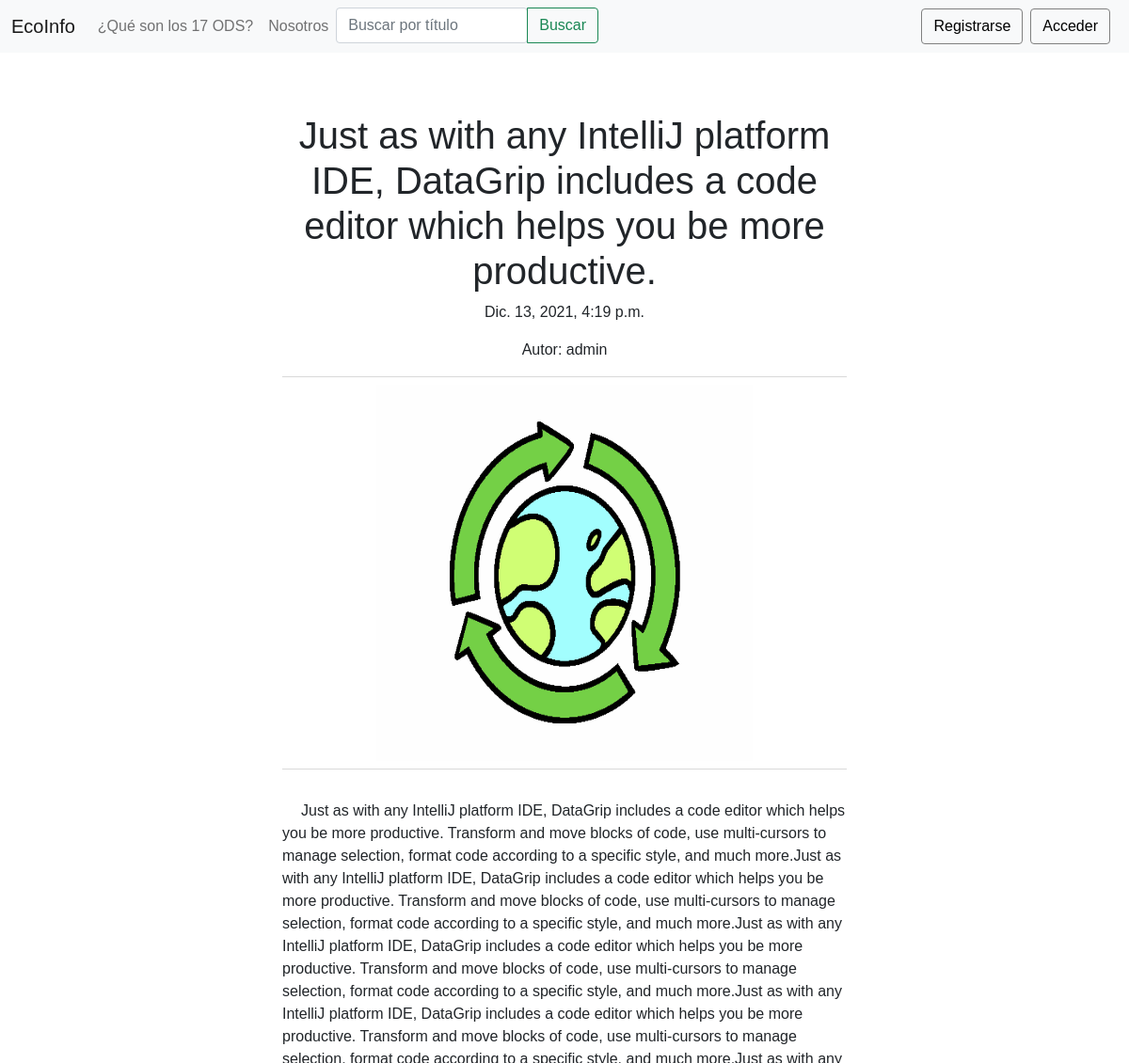
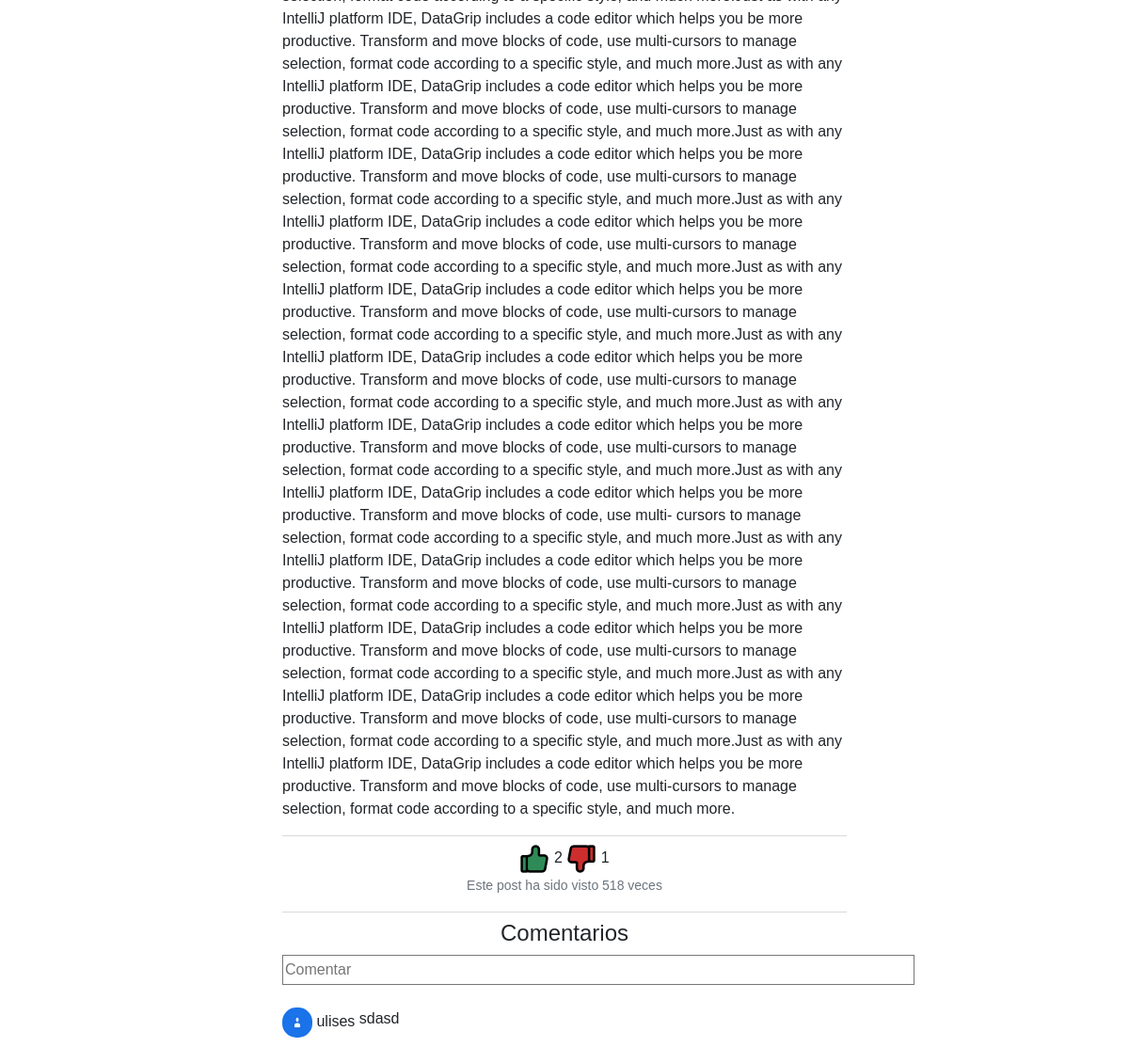
The page /leer_posteo/10 on the database its author committed (2 pictures, top to bottom).
### feed/models.py (models this page shows, shortened)
class post(models.Model):
    posteador = models.ForeignKey(User, on_delete=models.CASCADE, null=True)
    titulo = models.CharField(max_length=100)
    contenido = models.TextField()
    pre_contenido = models.TextField()
    categoria = models.ForeignKey(categoria, on_delete=models.CASCADE,  default=1, null=False)
    creado_en = models.DateTimeField(auto_now_add=True)
    actualizado_en = models.DateTimeField(auto_now=True)
    me_gusta = models.IntegerField(default=0)
    no_megusta = models.IntegerField(default=0)
    imagen = models.FileField(upload_to='imagenes_posts', default='post_default.jpg')
    visitas = models.IntegerField(default=0)

class usuario(models.Model):
    id = models.AutoField(primary_key=True)
    usuario_fk = models.OneToOneField(User, on_delete=models.CASCADE)
    tipo_usuario = models.ForeignKey(tipo_usuario, on_delete=models.CASCADE, null=False)
    foto= models.FileField(upload_to='fotos_perfil', default='foto_default.jpg')
    def __str__(self):
        return self.usuario_fk.username

class comentario(models.Model):
    post = models.ForeignKey(post, on_delete=models.CASCADE)
    comentador = models.ForeignKey(User, on_delete=models.CASCADE, null=True)
    nombre_comentador = models.CharField(max_length=50, null=True)
    contenido = models.TextField()
    creado_en = models.DateTimeField(auto_now_add=True)
    actualizado_en = models.DateTimeField(auto_now=True)
    aprobado = models.BooleanField(default=False)

### feed/views.py (the view)
# urls.py: path('leer_posteo/<id>',views.leer_posteo, name='leer_posteo'),
def leer_posteo(request,id):
    un_posteo=post.objects.get(id=id)
    un_posteo.visitas += 1
    un_posteo.save()
    comentarios_del_posteo = comentario.objects.filter(post_id=id,aprobado=True).order_by('creado_en').reverse()
    usuarios_user = User.objects.filter(id__in=comentarios_del_posteo.values('comentador_id'))
    usuarios = usuario.objects.filter(usuario_fk_id__in=usuarios_user.values('id'))
    print(usuarios)
    contexto = {'un_posteo':un_posteo,'comentarios_del_posteo':comentarios_del_posteo,'usuarios':usuarios}
    return render(request,"leer_post.html",contexto)

### feed/templates/leer_post.html (shortened to what this page needs)
{% extends "base.html" %}
{% block content %}
<div>
<div class="leer_post">
    <br><br><br><br><br>
    {% if un_posteo %}
    <h1>{{ un_posteo.titulo }}</h1>
    <p>{{ un_posteo.creado_en }}</p>
    <p>Autor: {{ un_posteo.posteador }}</p>
    <div class="dropdown-divider"></div>
    <img src="{{un_posteo.imagen.url}}" alt="" style="width: 25rem; height: 25rem;">
    <br>
    <div class="dropdown-divider"></div>
    <br>
    <p style="text-align:left; text-indent: 20px;" >{{ un_posteo.contenido }}</p>
    <div class="dropdown-divider"></div>
    <a  href="{%url 'reaccionar' id=un_posteo.id reac='mg' %}">
        <img src="/static/img/me_gusta_true.png" alt="" style="width: 2rem; height: 2rem;"> </a>
         {{un_posteo.me_gusta}}
    <a  href="{%url 'reaccionar' id=un_posteo.id reac='nmg' %}">
         <img src="/static/img/no_megusta_true.png" alt="" style="width: 2rem; height: 2rem;"> </a>
         {{un_posteo.no_megusta}}
    <p class="card-text"><small class="text-muted">Este post ha sido visto {{ un_posteo.visitas }} veces</small></p>
    <div class="dropdown-divider"></div>
    <h4>Comentarios</h4>
    <div  style=" text-align:left; border-width: 1px;" >
    <form action="{% url 'crear_comentario' id=un_posteo.id %}">
        <div class="form-group" >
        <input clase="form-control" type="text"  id="txtcontenido" name="txtcontenido" placeholder="Comentar" style=" width: 42rem; height: 2rem; border-style: solid; border-width: 1px ;" >
        </div>
    </form>
    <br>
    <div id="global_comentarios">
    <div id="mensajes">
    {% for un_comentario in comentarios_del_posteo %}
        <div class="box01">
            {% for usuario in usuarios %}
            <div class="box02" >
               {% if usuario.id == un_comentario.comentador_id %}
                <img src="{{usuario.foto.url}}" alt="" style="width: 2rem; height: 2rem; border-radius: 15px;">
                {{un_comentario.nombre_comentador}}
            </div>
            <div class="box03" >
                 {{ un_comentario.contenido }}
            </div>
            {% endif %}
            {% endfor %}
        </div>
    {% endfor %}
    </div>
{% endif %}
</div>
</div>
{% endblock%}

### feed/static/css/estilos.css (style rules this page uses)
html, body { height: 100%; margin: 0; font-family: Helvetica; width: 100%; }
#mensajes { height: auto; }
a { text-decoration: none; color: #000; }
.leer_post { position: center; width:50%; height: auto; text-align: center; margin: auto; padding: 1rem,; }
.box01 { width: auto; height: auto; display: flex; }
.box02 { width: auto; height: auto; }
.box03 { width: auto; height: auto; }
#global_comentarios { height: 20rem; width: auto; overflow-y: scroll; }

### rows shown on the page
post: titulo "Just as with any IntelliJ platform IDE, DataGrip includes a code editor which helps you be more productive.", creado_en "Dic. 13, 2021, 4:19 p.m.", posteador "admin", imagen (placeholder picture), contenido "Just as with any IntelliJ platform IDE, DataGrip includes a code editor which helps you be more productive. Transform and move blocks of code, use multi-cursors to manage selection, format code according to a specific style, and much more.Just as with any IntelliJ platform IDE, DataGrip includes a code editor which helps you be more productive. Transform and move blocks of code, use multi-cursors to manage selection, format code according to a specific style, and much more.Just as with any IntelliJ platform IDE, DataGrip includes a code editor which helps you be more productive. Transform and move blocks of code, use multi-cursors to manage selection, format code according to a specific…", me_gusta "2", no_megusta "1", visitas "518"
comentario: nombre_comentador "ulises", contenido "sdasd"
usuario: foto (placeholder picture)
